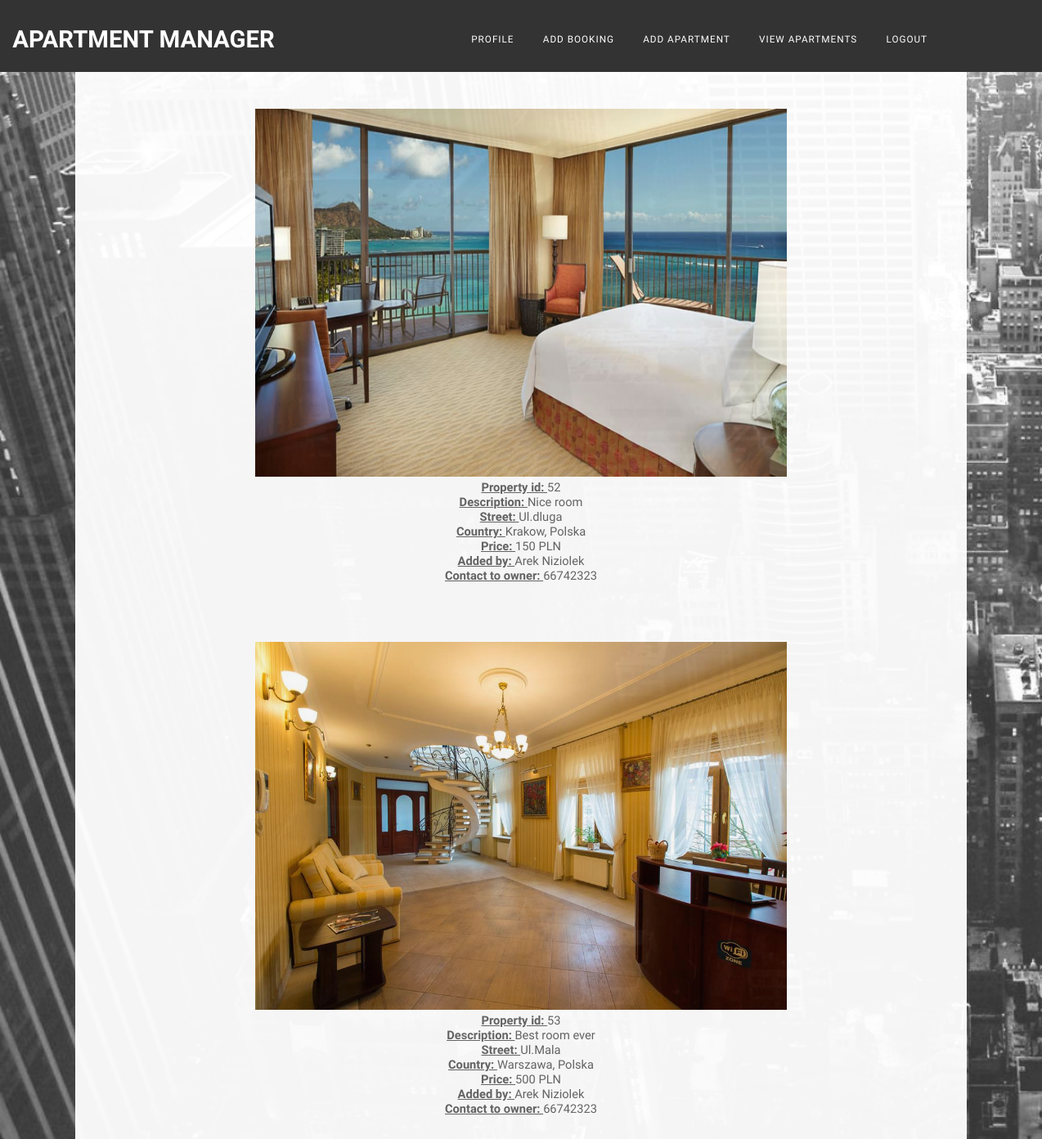
/Apartment-Manager/viewapartments.php (signed in), run on the app's committed database.
### tables this page shows
CREATE TABLE `property` (
  `id_Property` int(11) NOT NULL,
  `Description` varchar(5000) DEFAULT NULL,
  `Bedroom_count` varchar(11) DEFAULT NULL,
  `id_Adress` int(11) NOT NULL,
  `id_Currency` int(11) NOT NULL,
  `id_User_Details` int(11) NOT NULL,
  `File_path` varchar(1000) NOT NULL
);

CREATE TABLE `adress` (
  `id_Adress` int(11) NOT NULL,
  `Country` varchar(45) DEFAULT NULL,
  `Street` varchar(45) DEFAULT NULL,
  `Flat_number` varchar(45) DEFAULT NULL,
  `Property_number` varchar(45) DEFAULT NULL,
  `Postcode` varchar(45) DEFAULT NULL
);

CREATE TABLE `currency` (
  `id_Currency` int(11) NOT NULL,
  `Value` varchar(45) DEFAULT NULL,
  `Value_type` varchar(45) DEFAULT NULL
);

CREATE TABLE `user_details` (
  `id_User_Details` int(11) NOT NULL,
  `First_name` varchar(45) DEFAULT NULL,
  `Second_name` varchar(45) DEFAULT NULL,
  `Gender` varchar(45) DEFAULT NULL,
  `Number` int(10) NOT NULL
);

### Apartment-Manager/Model/database.php (called while the page is built, shortened)
<?php
class database {
    static $host, $database, $user, $password;
    function __construct($host = "localhost", $database="aniziol", $user="root", $password=""){
        self::$host=$host;
        self::$database=$database;
        self::$user=$user;
        self::$password=$password;
    }
    function query($q=""){
		$connection = mysqli_connect(self::$host, self::$user, self::$password,  self::$database);
		$x = mysqli_query($connection, $q);
		return $x;
	}
}
?>

### Apartment-Manager/Model/Apartment.php (the view, shortened to what this page needs)
<?php
function ViewApartments(){
	$mysqlConnect = new database();
	$mysqlConnect->connect();
	$sql = "SELECT Property.id_property, Property.Description,Property.File_path, Adress.Country, Adress.Street, Adress.Flat_number, Adress.Property_number,Adress.Postcode, Currency.Value, Currency.Value_type, User_Details.First_name, User_Details.Second_name, User_Details.Number
			FROM (((Property
			INNER JOIN Adress ON Adress.id_Adress = Property.id_Adress)
			INNER JOIN Currency ON Currency.id_Currency = Property.id_Currency)
			INNER JOIN User_Details ON User_Details.id_User_details = Property.id_User_details)";
	$query = @$mysqlConnect->query($sql);
	if ($query->num_rows > 0) {
		while($row = mysqli_fetch_array($query)) {
			echo "<img src='".$row["File_path"]."' height=450 width=650/>";
			echo "<br><b><u> Property id:  </b></u> ". $row["id_property"]."<br>" ."<b><u> Description:  </b></u>". $row["Description"]."<br>". "<b><u>Street:  </b></u>". $row["Street"]. "<br>"."<b><u> Country:  </b></u>". $row["Country"]."<br>"."<b><u> Price:  </b></u>". $row["Value"]."  ". $row["Value_type"]."<br>"."<b><u> Added by:  </b></u>". $row["First_name"]."  ". $row["Second_name"]."<br>"."<b><u> Contact to owner:  </b></u>". $row["Number"]."<br>"."<br>"."<br>"."<br>"."<br>";
		}
	}
}
?>

### Apartment-Manager/viewapartments.php (shortened to what this page needs)
<?php
include_once "Model/database.php";
include_once "Model/Apartment.php";
?>
<!DOCTYPE html>
<html>
<head>
        <link href="resources\styles\default.css" rel="stylesheet" type="text/css" media="all" />
</head>
<div id="wrapper">
	<div id="header-wrapper">
	<div id="header" class="container">
		<div id="logo">
			<h1><a href="home.php">Apartment Manager</a></h1>
		</div>
		<div id="menu">
			<ul>
                <li><a href="viewprofile.php" accesskey="2" title="">Profile</a></li>
				<li><a href="addbooking.php" accesskey="3" title="">Add booking</a></li>
				<li><a href="addapartment.php" accesskey="4" title="">Add Apartment</a></li>
				<li><a href="viewapartments.php" accesskey="5" title="">View Apartments</a></li>
				<li><a href="Model/logout.php" accesskey="5" title="">Logout</a></li>
			</ul>
		</div>
	</div>
    </div>
</div>
<div class="login-page">
<div class="form2">
<p>
	<?php
		ViewApartments();
	?>
</p>
 </div>
</div>
</body>
</html>

### Apartment-Manager/resources/styles/default.css (style rules this page uses)
html, body { height: 100%; }
h1, h2, h3 { margin: 0; padding: 0; font-weight: 700; color: #2B3F48; }
p, ol, ul { margin-top: 0; }
.container { overflow: hidden; margin: 0em auto; width: 1000px; }
.form2 { position: relative; opacity: 0.95; z-index: 1; background: #FFFFFF; margin: 0em auto; padding: 45px; text-align: center; width: 1000px; }
#header-wrapper { background: #333333; }
#header { position: relative; padding: 3em 9em; }
#logo { position: absolute; top: 1em; left: -1em; }
#logo h1 { color: #FFF; }
#logo a { text-decoration: none; text-transform: uppercase; color: #FFF; }
#menu { position: absolute; top: 2em; right: 8em; }
#menu ul { display: inline-block; }
#menu li { display: block; float: left; text-align: center; }
#menu li a, #menu li span { padding: 1em 1.5em; letter-spacing: 1px; text-decoration: none; text-transform: uppercase; font-size: 0.8em; color: #FFF; }
a:link, a:visited { padding: 16px 25px; text-align: center; text-decoration: none; display: inline-block; }

### data on the page
property: File_path (picture), id_Property "52", Description "Nice room", id_Adress.Street "Ul.dluga", id_Adress.Country "Krakow, Polska", id_Currency.Value "150", id_Currency.Value_type "PLN", id_User_Details.First_name "Arek", id_User_Details.Second_name "Niziolek", id_User_Details.Number "66742323"
property: File_path (picture), id_Property "53", Description "Best room ever", id_Adress.Street "Ul.Mala", id_Adress.Country "Warszawa, Polska", id_Currency.Value "500", id_Currency.Value_type "PLN", id_User_Details.First_name "Arek", id_User_Details.Second_name "Niziolek", id_User_Details.Number "66742323"
